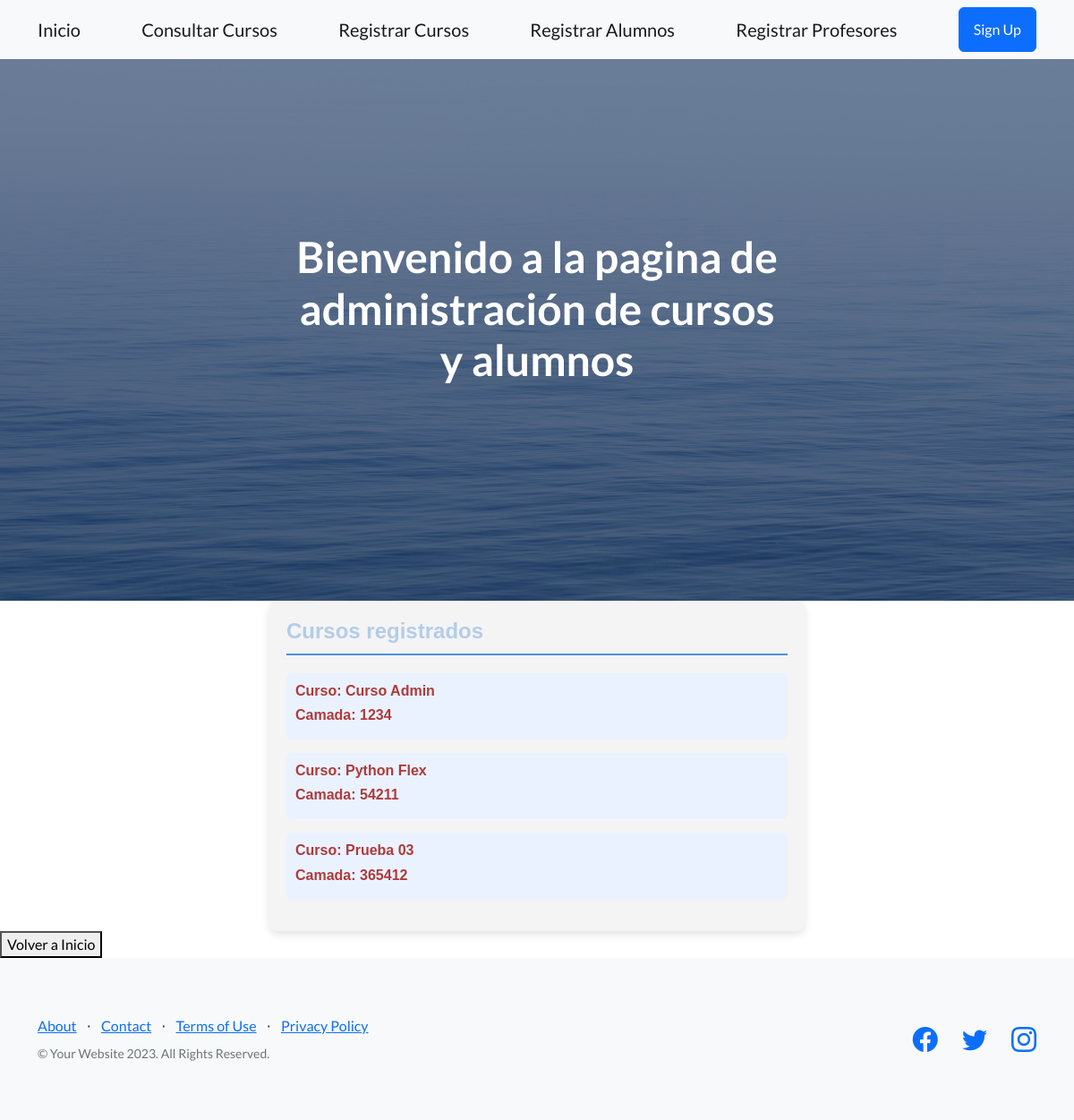
Page /consulta_cursos/ on the earlier database version.
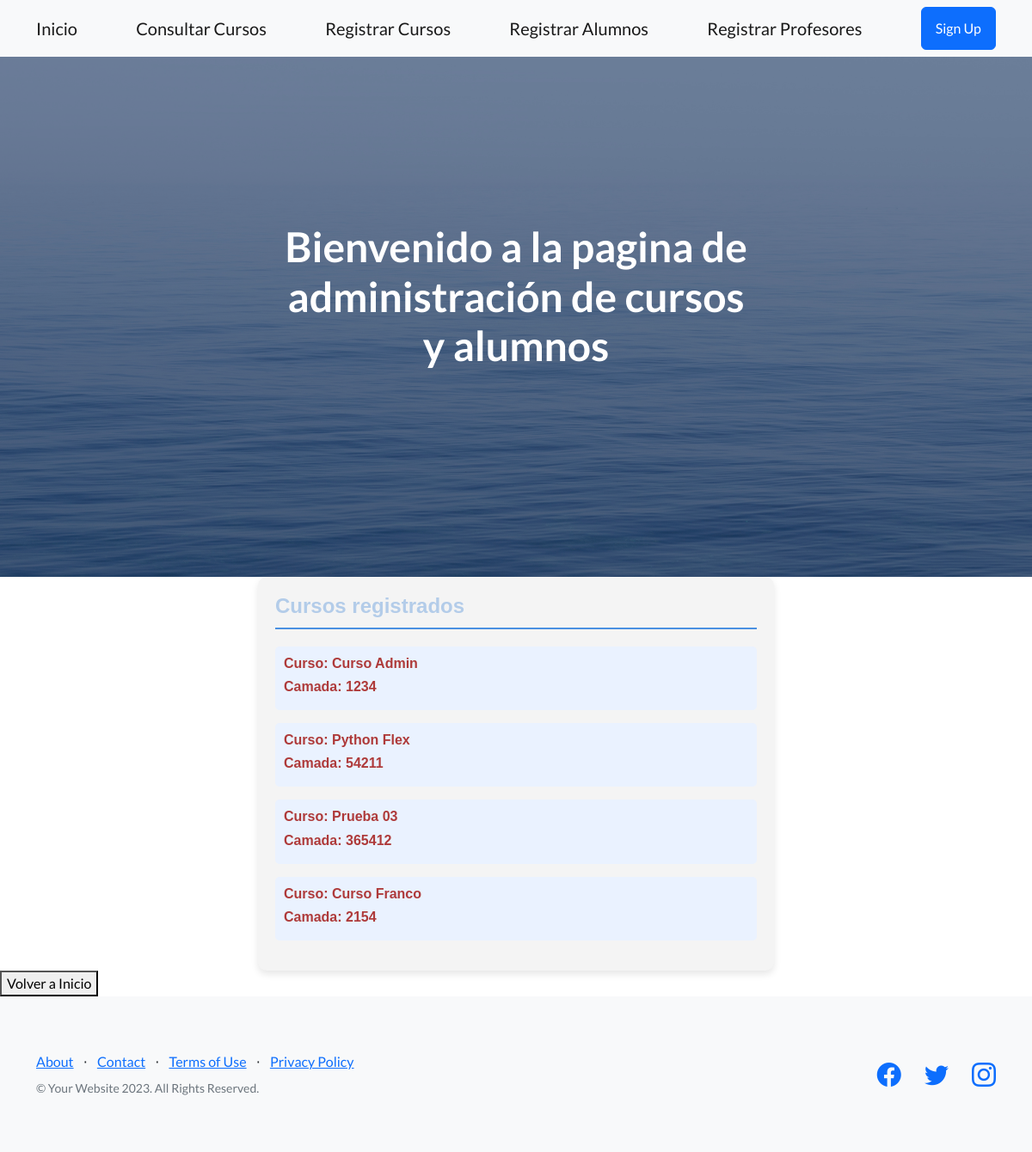
Same page on the later database version.
### AppBlog/models.py (models this page shows)
class Cursos(models.Model):
    nombre = models.CharField(max_length=200)
    camada = models.IntegerField()
    def __str__(self):
        return f"{self.nombre} ({self.camada})"

### AppBlog/views.py (the view)
def consultar_cursos(request):
    curso = Cursos.objects.all()
    print(curso)
    return render(request,"AppBlog/consulta_cursos.html", {"value" : curso})

### AppBlog/templates/AppBlog/consulta_cursos.html
{% extends 'AppBlog/Padre.html' %}
{% load static %}
{% block contenidoQueCambia %}
<div style="font-family: Arial, sans-serif; padding: 20px; background-color: #f4f4f4; max-width: 600px; margin: auto; border-radius: 10px; box-shadow: 0 4px 8px rgba(0, 0, 0, 0.1);">
    <h4 style="color: #b3cce9; border-bottom: 2px solid #4a90e2; padding-bottom: 10px;">Cursos registrados</h4>
    <div style="margin-top: 20px;">
    {% for n in value %}
        <div style="color: #ae3a3a; background-color: #eaf2ff; padding: 10px; border-radius: 5px; margin-bottom: 15px;">
            <h6>Curso: {{n.nombre}}</h6>
            <h6>Camada: {{n.camada}}</h6>
        </div>
    {% endfor %}
    </div>
</div>
{% endblock contenidoQueCambia %}

### AppBlog/templates/AppBlog/Padre.html (shortened to what this page needs)
<!DOCTYPE html>
<html lang="en">
    <head>
        {% load static %}
        <link href="https://cdn.jsdelivr.net/npm/bootstrap-icons@1.5.0/font/bootstrap-icons.css" rel="stylesheet" type="text/css" />
        <link href= "{% static 'AppBlog/css/styles.css' %}" rel="stylesheet" />
    </head>
    <body>
        <nav class="navbar navbar-light bg-light static-top">
            <div class="container">
                <a class="navbar-brand" href={% url 'index' %}>Inicio</a>
                <a class="navbar-brand" href={% url 'consulta_cursos' %}>Consultar Cursos</a>
                <a class="navbar-brand" href={% url 'registro_cursos' %}>Registrar Cursos</a>
                <a class="navbar-brand" href={% url 'registro_alumnos' %}>Registrar Alumnos</a>
                <a class="navbar-brand" href={% url 'registro_profesores' %}>Registrar Profesores</a>
                <a class="btn btn-primary" href="#signup">Sign Up</a>
            </div>
        </nav>
        <header class="masthead">
            <div class="container position-relative">
                <div class="row justify-content-center">
                    <div class="col-xl-6">
                        <div class="text-center text-white">
                            <h1 class="mb-5">Bienvenido a la pagina de administración de cursos y alumnos</h1>
                        </div>
                    </div>
                </div>
            </div>
        </header>
        {% block contenidoQueCambia %}
        {% endblock contenidoQueCambia %}
        <a href={% url 'index' %}>
            <button>Volver a Inicio</button>
        <footer class="footer bg-light">
            <div class="container">
                <div class="row">
                    <div class="col-lg-6 h-100 text-center text-lg-start my-auto">
                        <ul class="list-inline mb-2">
                            <li class="list-inline-item"><a href="#!">About</a></li>
                            <li class="list-inline-item">⋅</li>
                            <li class="list-inline-item"><a href="#!">Contact</a></li>
                            <li class="list-inline-item">⋅</li>
                            <li class="list-inline-item"><a href="#!">Terms of Use</a></li>
                            <li class="list-inline-item">⋅</li>
                            <li class="list-inline-item"><a href="#!">Privacy Policy</a></li>
                        </ul>
                        <p class="text-muted small mb-4 mb-lg-0">&copy; Your Website 2023. All Rights Reserved.</p>
                    </div>
                    <div class="col-lg-6 h-100 text-center text-lg-end my-auto">
                        <ul class="list-inline mb-0">
                            <li class="list-inline-item me-4">
                                <a href="#!"><i class="bi-facebook fs-3"></i></a>
                            </li>
                            <li class="list-inline-item me-4">
                                <a href="#!"><i class="bi-twitter fs-3"></i></a>
                            </li>
                            <li class="list-inline-item">
                                <a href="#!"><i class="bi-instagram fs-3"></i></a>
                            </li>
                        </ul>
                    </div>
                </div>
            </div>
        </footer>
    </body>
</html>

Differences in the rows shown:
added Cursos: nombre "Curso Franco", camada "2154"
